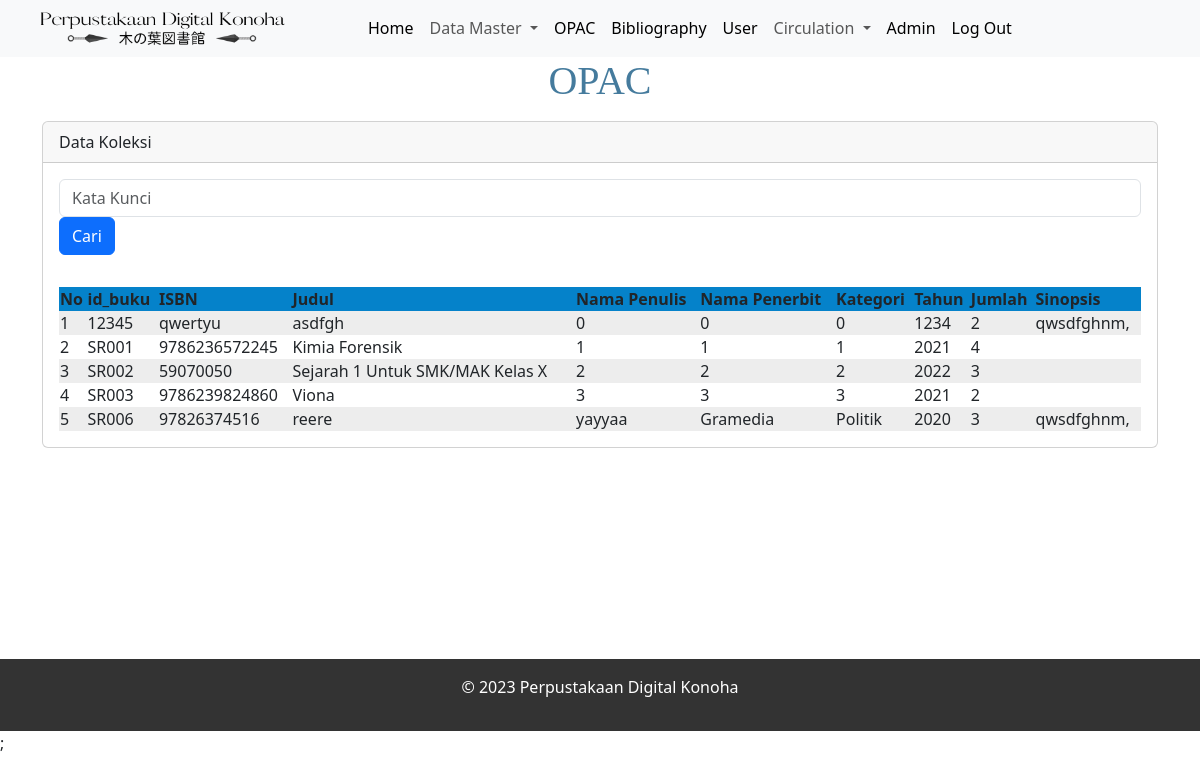
Screenshot of /opac.php with the database file from the repository.
### tables this page shows
CREATE TABLE `buku` (
  `id_buku` varchar(5) DEFAULT NULL,
  `isbn` varchar(15) DEFAULT NULL,
  `judul` varchar(255) DEFAULT NULL,
  `nama_penulis` varchar(100) DEFAULT NULL,
  `nama_penerbit` varchar(100) DEFAULT NULL,
  `nama_kategori` varchar(50) DEFAULT NULL,
  `tahun_terbit` varchar(4) DEFAULT NULL,
  `sinopsis` text DEFAULT NULL,
  `jumlah` int(11) DEFAULT NULL,
  `foto_sampul` varchar(100) DEFAULT NULL,
  `id` int(11) NOT NULL
);

### opac.php (the view, shortened to what this page needs)
<?php
	include 'header.php';
	include 'koneksi.php';
?>
<center><font face="Britannic Bold" color="#457B9D"><h1 align="center">OPAC</h1></font></center>
<div class="container">
	<div class="row">
		<div class="col-lg-12 mt-2 mb-2" style="min-height: 530px;">
			<div class="card">
			  <div class="card-header">
				Data Koleksi
			  </div>
			  <div class="card-body">
				<div class="row">
					<div class="col mb-3">
						<form class="form-inline float-right" method="GET">
							<input type="text" class="form-control" name="keyword" placeholder="Kata Kunci">
							<input type="submit" class="btn btn-primary" name="cari" value="Cari">
						</form>
					</div>
				</div>
				<table border="0">
					<thead>
						<tr>
							<th>No</th>
							<th>id_buku</th>
							<th>ISBN</th>
							<th>Judul</th>
							<th>Nama Penulis</th>
							<th>Nama Penerbit</th>
							<th>Kategori</th>
							<th>Tahun</th>
							<th>Jumlah</th>
							<th>Sinopsis</th>
						</tr>
					</thead>
							    <tbody>
									<?php
									$sql = "SELECT * FROM buku ORDER BY id_buku";
									$no  = 1;
									foreach ($koneksi->query($sql) as $data) :
									?>
										<tr>
											<td><?php echo $no++; ?></td>
											<td><?php echo $data['id_buku'] ?></td>
											<td><?php echo $data['isbn'] ?></td>
											<td><?php echo $data['judul'] ?></td>
											<td><?php echo $data['nama_penulis'] ?></td>
											<td><?php echo $data['nama_penerbit'] ?></td>
											<td><?php echo $data['nama_kategori'] ?></td>
											<td><?php echo $data['tahun_terbit'] ?></td>
											<td><?php echo $data['jumlah'] ?></td>
											<td><?php echo $data['sinopsis'] ?></td>
										</tr>
									<?php
									endforeach;
									?>
								</tbody>
						</table>
					</div>
				</div>
			  </div>
			</div>
		</div>

### header.php (style rules this page uses)
footer { background-color: #333; color: #fff; padding: 1em; text-align: center; }

### opac.php (style rules this page uses)
tbody > tr:nth-child(2n+1) > td, tbody > tr:nth-child(2n+1) > th { background-color: #ededed; }
table { width: 100%; margin: auto; border-collapse: collapse; box-shadow: darkgrey 3px; }
thead tr { background-color: #0582ca; }

### rows the page displays
buku: id_buku "12345", isbn "qwertyu", judul "asdfgh", nama_penulis "0", nama_penerbit "0", nama_kategori "0", tahun_terbit "1234", jumlah "2", sinopsis "qwsdfghnm,"
buku: id_buku "SR001", isbn "9786236572245", judul "Kimia Forensik", nama_penulis "1", nama_penerbit "1", nama_kategori "1", tahun_terbit "2021", jumlah "4"
buku: id_buku "SR002", isbn "59070050", judul "Sejarah 1 Untuk SMK/MAK Kelas X", nama_penulis "2", nama_penerbit "2", nama_kategori "2", tahun_terbit "2022", jumlah "3"
buku: id_buku "SR003", isbn "9786239824860", judul "Viona", nama_penulis "3", nama_penerbit "3", nama_kategori "3", tahun_terbit "2021", jumlah "2"
buku: id_buku "SR006", isbn "97826374516", judul "reere", nama_penulis "yayyaa", nama_penerbit "Gramedia", nama_kategori "Politik", tahun_terbit "2020", jumlah "3", sinopsis "qwsdfghnm,"
